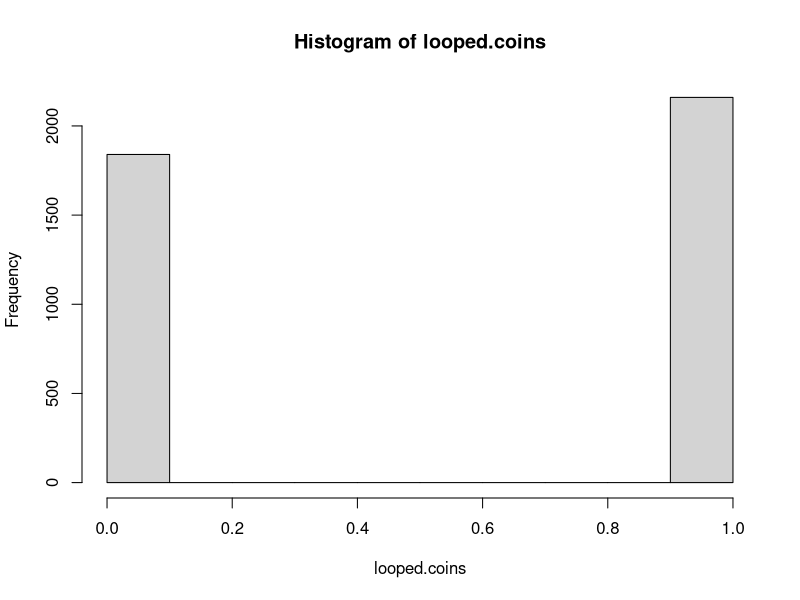

The R source for this figure:
#HW3 
#Isabelle 

library(dplyr)
############ 1. ############ 
#Create a data set with the following values.
x <- c(94, 90, 72, 72, 95, 7, 89, 36, 61, 30, 80, 15, 73, 99, 24,
      96, 36, 40, 39, 84, 4, 12, 39, 8, 96, 7, 38, 91, 84, 49, 3, 34,
      52, 6, 11, 2, 54, 75, 61, 47, 62, 73, 41, 41, 12, 77, 81, 74,
      44, 97, 10, 15, 5, 53, 26, 1, 36, 15, 37, 3, 86, 93, 92, 28,
      42, 44, 57, 19, 67, 18, 37, 46, 94, 50, 84, 52, 56, 49, 32, 17,
      23, 69, 96, 95, 69, 67, 52, 85, 58, 13, 6, 4, 89, 40, 26, 73,
      9, 70, 29, 41, 57, 91, 77, 54, 53, 63, 88, 39, 98, 71, 67, 14,
      2, 82, 42, 8, 34, 7, 54, 7, 79, 12, 97, 26, 94, 85, 13, 12, 75,
      2, 58, 6, 43, 12, 59, 25, 81, 10, 28, 96, 61, 16, 41, 41, 32,
      82, 48, 3, 21, 75, 85, 1, 98, 84, 7, 42, 30, 28, 47, 13, 5, 34,
      34, 14, 7, 59, 90, 84, 40, 7, 21, 68, 27, 95, 11, 23, 86, 83,
      28, 23, 80, 42, 32, 25, 76, 28, 82, 1, 93, 38, 8, 79, 96, 82,
      24, 75, 96, 43, 62, 35)

############ 2. ############ 
#Identify the mean, standard deviation, quartiles, and median using any method available to you. 
mean(x) #mean
sd(x) #Standard deviation
quantile(x) #quartiles
median(x) #median

############ 3. ############ 
#Using the sample function, sample the vector above to create a new vector of length n where n = {10, 50, 75, 100, 150}.  
#For each of these new vectors, calculate the value of mean, standard deviation, quartiles, and median. 
#Explain what is happening in the above scenario as the sample size increases.

### n=10 ###
n10 <- sample(x, 10, replace = F, prob = NULL) #size n=10
n10
mean(n10) #mean of n10
sd(n10) #Standard deviation of n10
quantile(n10) #quartiles of n10
median(n10) #median of n10

### n=50 ###
n50 <- sample(x, 50, replace = F, prob = NULL) #size n=50
n50 
mean(n50) #mean of n50
sd(n50) #Standard deviation of n50
quantile(n50) #quartiles of n50
median(n50) #median of n50

### n=75 ###
n75 <- sample(x, 75, replace = F, prob = NULL) #size n=75
n75
mean(n75) #mean of n75
sd(n75) #Standard deviation of n75
quantile(n75) #quartiles of n75
median(n75) #median of n75

### n=100 ###
n100 <- sample(x, 100, replace = F, prob = NULL) #size n=100
n100
mean(n100) #mean of n100
sd(n100) #Standard deviation of n100
quantile(n100) #quartiles of n100
median(n100) #median of n100

### n=150 ###
n150 <- sample(x, 150, replace = F, prob = NULL) #size n=150
n150
mean(n150) #mean of n150
sd(n150) #Standard deviation of n150
quantile(n150) #quartiles of n150
median(n150) #median of n150

############  4/5 This will require some thinking. ############ 
# I would like you provide statistical evidence that a coin flop has a 50/50 probability of landing on heads (or tails)
# by generating a vector of length 200 and applying the concepts of mean, median, standard deviation, etc.
# to evaluate the data set. Hint: you may have to run your experiment more than once! 
# A) For your answer, please provide any code / results that you use. 
# B) Please provide a short paragraph describing why your findings are evidence that a coin flop has 50/50 probability of landing on heads or tails.


############ Q4/5 PART A ############  


#virtual coin 
coin <- c(1 , 0) # 1= Heads, 0= Tails 
coin

#replace = T, b/c heads/tails is a binary variable, want repented numbers
#prob = NULL, b/c want a true probability without giving weight to a 1 or 0 

############ First Toss = tossed.1 ############ 
tossed.1 <- sample(coin, 200, replace = T, prob = NULL)   
tossed.1

mean(tossed.1) #mean of tossed.1
sd(tossed.1) #Standard deviation of tossed.1
quantile(tossed.1) #quartiles of tossed.1
median(tossed.1) #median of tossed.1
table(tossed.1) #counting how many heads or tails in tossed.1

############ Second Toss = tossed.2 ############ 
tossed.2 <- sample(coin, 200, replace = T, prob = NULL)  #replace = T, b/c heads/tails is a binary variable, want repented numbers 
tossed.2

mean(tossed.2) #mean of tossed.2
sd(tossed.2) #Standard deviation of tossed.2
quantile(tossed.2) #quartiles of tossed.2
median(tossed.2) #median of tossed.2
table(tossed.2) #counting how many heads or tails in tossed.2


############ Third Toss = tossed.3 ############ 
tossed.3 <- sample(coin, 200, replace = T, prob = NULL)  #replace = T, b/c heads/tails is a binary variable, want repented numbers 
tossed.3

mean(tossed.3) #mean of tossed.3
sd(tossed.3) #Standard deviation of tossed.3
quantile(tossed.3) #quartiles of tossed.3
median(tossed.3) #median of tossed.3
table(tossed.3) #counting how many heads or tails in tossed.3


############ Forth Toss = tossed.4 ############ 
tossed.4 <- sample(coin, 200, replace = T, prob = NULL)  #replace = T, b/c heads/tails is a binary variable, want repented numbers 
tossed.4

mean(tossed.4) #mean of tossed.3
sd(tossed.4) #Standard deviation of tossed.3
quantile(tossed.4) #quartiles of tossed.3
median(tossed.4) #median of tossed.3
table(tossed.4) #counting how many heads or tails in tossed.4

############ Loop Challenge ############  
looped.coins <- matrix(NA, nrow=200, ncol = 20)
for (i in 1:200) {
  looped.coins[i, ] <- sample(c(1,0), 2, replace = T, prob = NULL)
}

mean(looped.coins) #mean of looped.coins
sd(looped.coins) #Standard deviation of looped.coins
quantile(looped.coins) #quartiles of looped.coins
median(looped.coins) #median of looped.coins
table(looped.coins)

hist(looped.coins)

############ Q4/5 PART B ############  
#Please provide a short paragraph describing why your findings are evidence that a coin flop has 50/50 probability of landing on heads or tails.


#Each time a virtual coin was flipped the mean, and standard deviation gave percents, 
#that when rounded to the nearest tens, would be .5. Representing a bell curve in a graph. 
#If I were to do it again I would also add variance and visual for histogram.

#And I think* that the data set I made looped.coins demonstrates a Pascal's triangle. 

